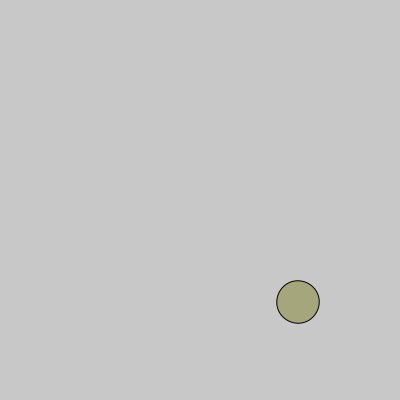
Frame 1 (no input)
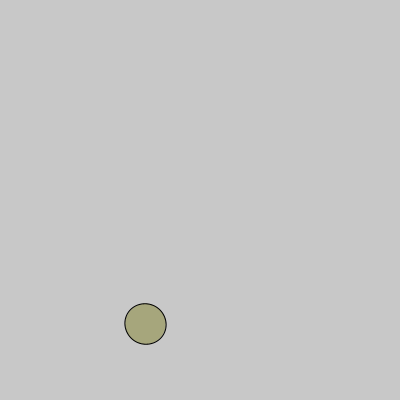
Frame 60 (the mouse pressed at the canvas centre just before this capture)
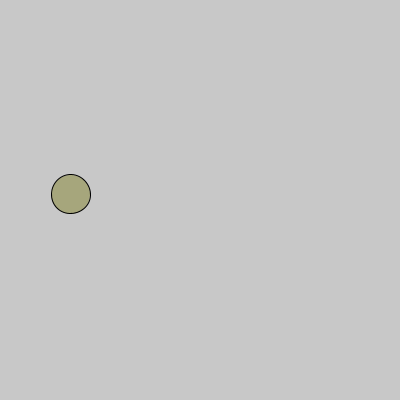
Frame 120 (the mouse held since frame 60 and released just before this capture)

The Processing sketch that drew these frames (run headless with seeded random() and noise(); from frame 60 on, the mouse is pressed at the canvas centre):

// Processing sketch: processing_92500
// ── processing_92500.pde

ArrayList bentuk;
float w;//size

void setup(){
  smooth();
  size(400,400);
  w = 60;
  bentuk = new ArrayList();
  textAlign(CENTER,CENTER);
  ellipseMode(CENTER);
  
  bentuk.add(new Bola(100,100,w));
}//setup

void draw(){
background(200);

  for (int i = bentuk.size()-1; i >= 0; i--) { 
    // An ArrayList doesn't know what it is storing so we have to cast the object coming out
    Bola bola = (Bola) bentuk.get(i);
    bola.display();

    if (bola.finished()) {
      bentuk.remove(i);
    }//if finished 
  }//for

}//draw

void mousePressed() {
  bentuk.add(new Bola(mouseX-width/2,mouseY-height/2,w));
}

class Bola{
  float x;
  float y;
  float w;
  float speed;
  float jarak;
  float deg;
  float size;
  float grav;
  int warna = int(random(0,255));
  
  Bola(float xr, float yr, float wr){
    x = xr;
    y = yr;
    w = wr;
    speed = 0.02;
    jarak = abs(sqrt((x*x) + (y*y)));
    deg = atan(x/y);//in radians
    grav = 0.1;
  
    if(x>=0){
      if(y>=0){
        deg = -deg;
      }//if
      else{
        //jarak = -jarak;
        deg = -deg + radians(180);
      }//else
    }else{
      if(y>=0){
        deg = -deg;
      }//if
      else{
        //jarak = -jarak;
        deg = -deg + radians(180);
      }//else
    }//else
  }//bola constructor
  
  void display(){
    pushMatrix();
    translate(width/2,height/2);
    size = w * jarak/(width/2);
    deg = deg + speed;
    if(deg >= radians(360)){
      deg = 0;
    }//if
    jarak = jarak - grav;
    rotate(deg);
    fill(#FF7487 * warna);
    ellipse(0,jarak,size,size); 
    //textSize(size/4);
    //fill(0);
    //text("Jannah",0,jarak); 
    popMatrix();
  }//display
  
  boolean finished(){
    if(jarak<=0){
      return true;
    }//if
    else{
      return false;
    }//else
  }//finished
}//bola
